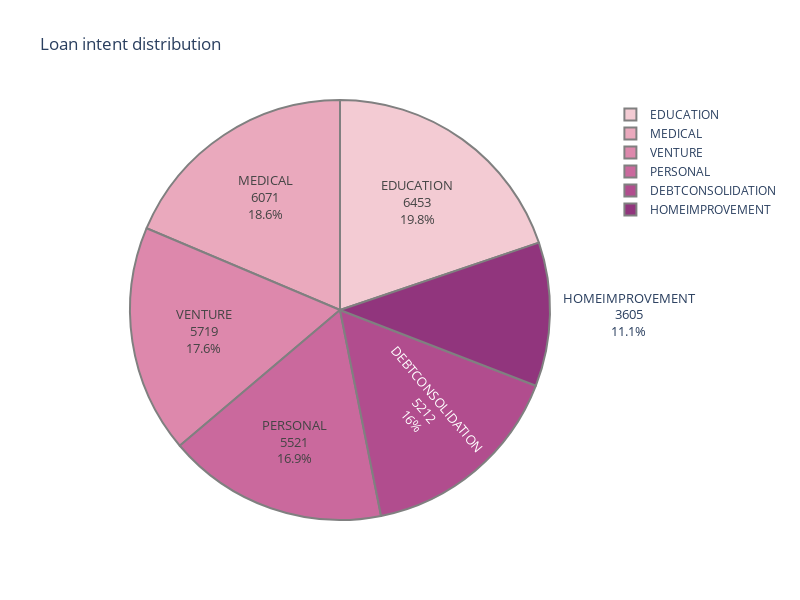

Notebook source saved alongside this figure:
### Markdown cell above
loan_grade: The grade assigned to the loan based on the creditworthiness of the borrower.
* A: The borrower has a high creditworthiness, indicating low risk.
* B: The borrower is relatively low-risk, but not as creditworthy as Grade A.
* C: The borrower's creditworthiness is moderate.
* D: The borrower is considered to have higher risk compared to previous grades.
* E: The borrower's creditworthiness is lower, indicating a higher risk.
* F: The borrower poses a significant credit risk.
* G: The borrower's creditworthiness is the lowest, signifying the highest risk.

### Code cell
counts = data.loan_intent.value_counts()

fig = px.pie(values=counts.values, names=counts.index, color_discrete_sequence=px.colors.sequential.Magenta, 
             title='Loan intent distribution')

fig.update_traces(textinfo='label+percent+value', textfont_size=13, marker=dict(line=dict(color='#102000', width=.2)))

fig.data[0].marker.line.width = 2
fig.data[0].marker.line.color = 'gray'
fig.update_layout(width=800, height=600)
fig.show()

### Figure 1 — Plotly figure (JSON) as saved in the notebook; plotly's stock layout.template omitted (floating-point values rounded to 4 significant figures)
{"data": [{"domain": {"x": [0, 1], "y": [0, 1]}, "hovertemplate": "label=%{label}<br>value=%{value}<extra></extra>", "labels": ["EDUCATION", "MEDICAL", "VENTURE", "PERSONAL", "DEBTCONSOLIDATION", "HOMEIMPROVEMENT"], "legendgroup": "", "marker": {"line": {"color": "gray", "width": 2}}, "name": "", "showlegend": true, "textfont": {"size": 13}, "textinfo": "label+percent+value", "type": "pie", "values": [6453, 6071, 5719, 5521, 5212, 3605]}], "layout": {"height": 600, "legend": {"tracegroupgap": 0}, "piecolorway": ["rgb(243, 203, 211)", "rgb(234, 169, 189)", "rgb(221, 136, 172)", "rgb(202, 105, 157)", "rgb(177, 77, 142)", "rgb(145, 53, 125)", "rgb(108, 33, 103)"], "title": {"text": "Loan intent distribution"}, "width": 800}}
